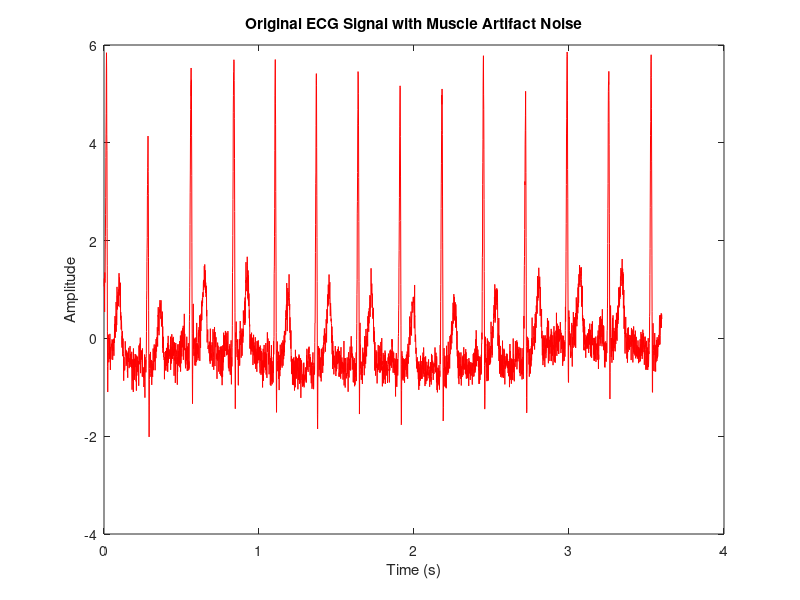
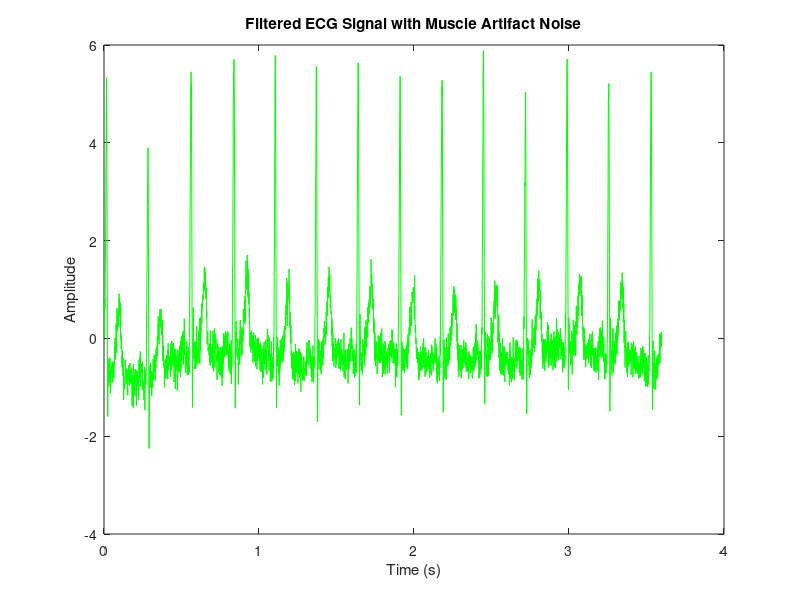

These figures' MATLAB source, in order:
% Load ECG signal data with muscle artifact noise
load('Necg.csv'); % replace with your own ECG signal data

% Define filter parameters
fs = 1000; % sampling frequency (Hz)
fcut = 0.5; % cutoff frequency for highpass filter (Hz)
order = 2; % order of the filter

% Design highpass filter using Butterworth filter design
[b, a] = butter(order, fcut/(fs/2), 'high');

% Apply highpass filter to ECG signal using filtfilt
ecg_filtered = filtfilt(b, a, Necg);

% Plot original ECG signal
t = (0:length(Necg)-1)/fs; % time vector
figure;
plot(t, Necg, 'r');
xlabel('Time (s)');
ylabel('Amplitude');
title('Original ECG Signal with Muscle Artifact Noise');

% Plot filtered ECG signal
figure;
plot(t, ecg_filtered, 'g');
xlabel('Time (s)');
ylabel('Amplitude');
title('Filtered ECG Signal with Muscle Artifact Noise');
